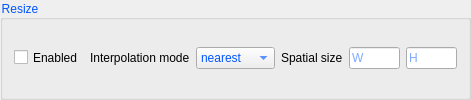
            <widget class="QGroupBox" name="groupBox_17">
             <property name="autoFillBackground">
              <bool>true</bool>
             </property>
             <property name="styleSheet">
              <string notr="true">color: rgb(0, 85, 255);</string>
             </property>
             <property name="title">
              <string>Resize</string>
             </property>
             <layout class="QGridLayout" name="gridLayout_18">
              <item row="0" column="2">
               <layout class="QHBoxLayout" name="horizontalLayout_9">
                <item>
                 <widget class="QLabel" name="label_8">
                  <property name="sizePolicy">
                   <sizepolicy hsizetype="Preferred" vsizetype="Preferred">
                    <horstretch>0</horstretch>
                    <verstretch>0</verstretch>
                   </sizepolicy>
                  </property>
                  <property name="maximumSize">
                   <size>
                    <width>16777215</width>
                    <height>16777215</height>
                   </size>
                  </property>
                  <property name="styleSheet">
                   <string notr="true">color: rgb(0, 0,0);</string>
                  </property>
                  <property name="text">
                   <string>Spatial size</string>
                  </property>
                 </widget>
                </item>
                <item>
                 <widget class="QLineEdit" name="resizeW">
                  <property name="sizePolicy">
                   <sizepolicy hsizetype="Preferred" vsizetype="Preferred">
                    <horstretch>0</horstretch>
                    <verstretch>0</verstretch>
                   </sizepolicy>
                  </property>
                  <property name="maximumSize">
                   <size>
                    <width>51</width>
                    <height>23</height>
                   </size>
                  </property>
                  <property name="styleSheet">
                   <string notr="true">color: rgb(0, 85, 255);</string>
                  </property>
                  <property name="text">
                   <string/>
                  </property>
                  <property name="placeholderText">
                   <string>W</string>
                  </property>
                 </widget>
                </item>
                <item>
                 <widget class="QLineEdit" name="resizeH">
                  <property name="sizePolicy">
                   <sizepolicy hsizetype="Preferred" vsizetype="Preferred">
                    <horstretch>0</horstretch>
                    <verstretch>0</verstretch>
                   </sizepolicy>
                  </property>
                  <property name="maximumSize">
                   <size>
                    <width>51</width>
                    <height>23</height>
                   </size>
                  </property>
                  <property name="styleSheet">
                   <string notr="true">color: rgb(0, 85, 255);</string>
                  </property>
                  <property name="text">
                   <string/>
                  </property>
                  <property name="placeholderText">
                   <string>H</string>
                  </property>
                 </widget>
                </item>
               </layout>
              </item>
              <item row="0" column="0">
               <widget class="QCheckBox" name="resizeEnabled">
                <property name="sizePolicy">
                 <sizepolicy hsizetype="Preferred" vsizetype="Preferred">
                  <horstretch>0</horstretch>
                  <verstretch>0</verstretch>
                 </sizepolicy>
                </property>
                <property name="maximumSize">
                 <size>
                  <width>70</width>
                  <height>21</height>
                 </size>
                </property>
                <property name="styleSheet">
                 <string notr="true">color: rgb(0, 0,0);</string>
                </property>
                <property name="text">
                 <string>Enabled</string>
                </property>
               </widget>
              </item>
              <item row="0" column="1">
               <layout class="QHBoxLayout" name="horizontalLayout_8">
                <item>
                 <widget class="QLabel" name="label_6">
                  <property name="maximumSize">
                   <size>
                    <width>16777215</width>
                    <height>16777215</height>
                   </size>
                  </property>
                  <property name="styleSheet">
                   <string notr="true">color: rgb(0, 0,0);</string>
                  </property>
                  <property name="text">
                   <string>Interpolation mode</string>
                  </property>
                 </widget>
                </item>
                <item>
                 <widget class="QComboBox" name="resizeInterpolationMode">
                  <property name="sizePolicy">
                   <sizepolicy hsizetype="Preferred" vsizetype="Preferred">
                    <horstretch>0</horstretch>
                    <verstretch>0</verstretch>
                   </sizepolicy>
                  </property>
                  <property name="maximumSize">
                   <size>
                    <width>79</width>
                    <height>23</height>
                   </size>
                  </property>
                  <property name="styleSheet">
                   <string notr="true">color: rgb(0, 85, 255);</string>
                  </property>
                  <property name="editable">
                   <bool>false</bool>
                  </property>
                  <property name="currentText">
                   <string>nearest</string>
                  </property>
                  <property name="placeholderText">
                   <string/>
                  </property>
                  <item>
                   <property name="text">
                    <string>nearest</string>
                   </property>
                  </item>
                  <item>
                   <property name="text">
                    <string>nearest-exact</string>
                   </property>
                  </item>
                  <item>
                   <property name="text">
                    <string>linear</string>
                   </property>
                  </item>
                  <item>
                   <property name="text">
                    <string>bilinear</string>
                   </property>
                  </item>
                  <item>
                   <property name="text">
                    <string>bicubic</string>
                   </property>
                  </item>
                  <item>
                   <property name="text">
                    <string>trilinear</string>
                   </property>
                  </item>
                  <item>
                   <property name="text">
                    <string>area</string>
                   </property>
                  </item>
                 </widget>
                </item>
               </layout>
              </item>
             </layout>
            </widget>
